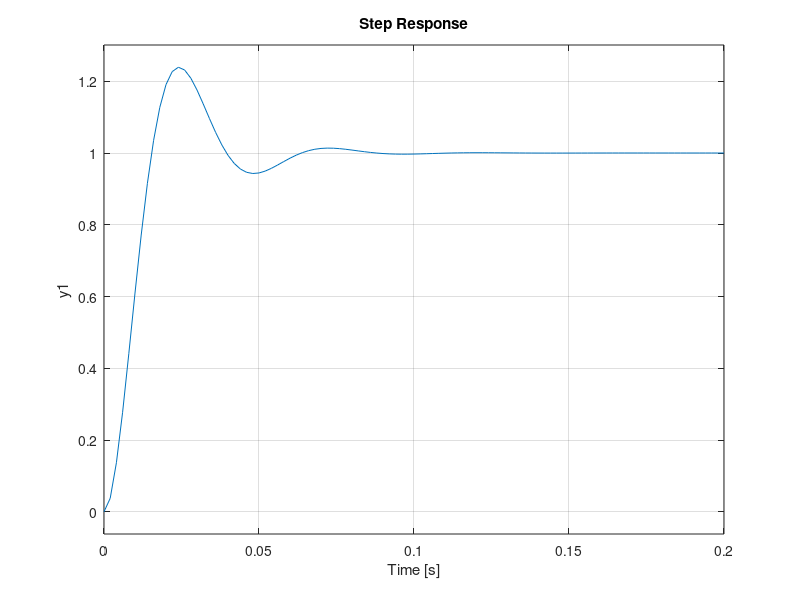
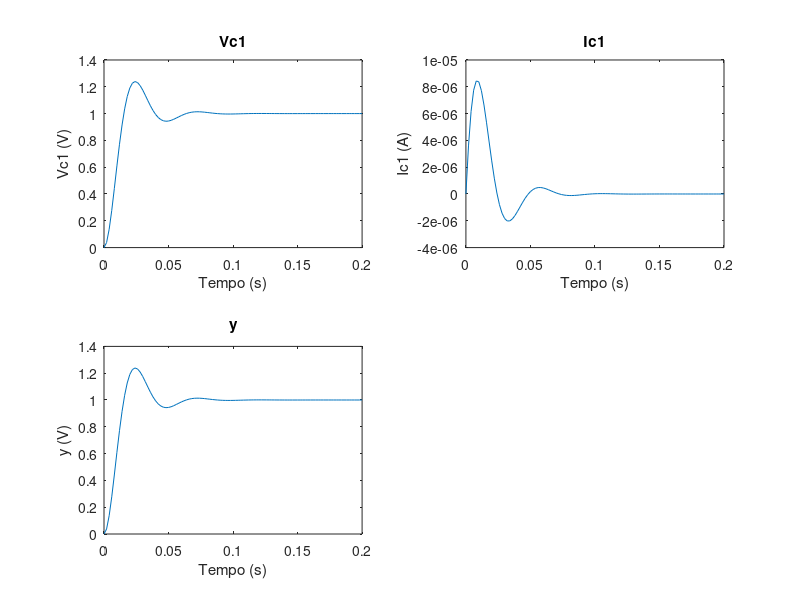

The MATLAB script that drew these images, in order: (Note: this script raises an error after producing the figures.)
% Representação do Sistema no Espaço de Estados
clc;
clear;
close all;
format long;

R1=40000;
R2=18000;
C1=100*10^-9;
C2=680*10^-9;

A=[0 1/C1;-1/(R1*R2*C2) (-1/(R1*C2))+(-1/(R2*C2))];
B=[0;1/(R1*R2*C2)];
C=[1 0];
D=0;

% Resposta ao degrau da função original
sistema=ss(A,B,C,D)

figure(1)
step(sistema)

[Y,t,X] = step(sistema);
% Separando as partes
figure(2)
subplot(2,2,1)
plot(t,X(:,1))
hold on
title('Vc1')
xlabel('Tempo (s)')
ylabel('Vc1 (V)')
subplot(2,2,2)
plot(t,X(:,2))
hold on
title('Ic1')
xlabel('Tempo (s)')
ylabel('Ic1 (A)')
subplot(2,2,3)
plot(t,Y)
hold on
title('y')
xlabel('Tempo (s)')
ylabel('y (V)')

% Especificações do projeto
Mp = 0.16;
ts5 = 0.020;                     

% Calculo do zeta e wn
syms zeta wn
zeta = solve(Mp == exp(-pi*(zeta/sqrt(1-zeta^2))), zeta);
zeta = eval(zeta(1))
wn = 3/(zeta*ts5)

% Polos de malha fechada
s1=-zeta*wn+j*wn*sqrt(1-zeta^2)
s2=-zeta*wn-j*wn*sqrt(1-zeta^2)
s3=-10*abs(s1)   

% Matriz de Controlabilidade
M=ctrb(A,B)
% Teste de controlabilidade
rank(M)  

% Projeto do controlador / servosistema
A_chapeu = [A zeros(2,1);-C 0];
B_chapeu = [B;0];

% Matriz de ganhos do controlador K_chapeu = [k1 k2 -ki]
K_chapeu=acker(A_chapeu,B_chapeu,[s1 s2 s3])

% Verificando
eig(A_chapeu-B_chapeu*K_chapeu);

K = [K_chapeu(1) K_chapeu(2)];
Ki = -K_chapeu(3);
AA = [A-B*K B*Ki;-C 0];
BB = [0;0;1];
CC = [1 0 0];
DD = 0;

% Resposta ao degrau do controlador e original
figure(3)
step(sistema)
hold on
step(AA,BB,CC,DD)
title('Resposta ao Degrau da Planta Original e Controlador')
legend('Planta Original', 'Controlador')
hold off